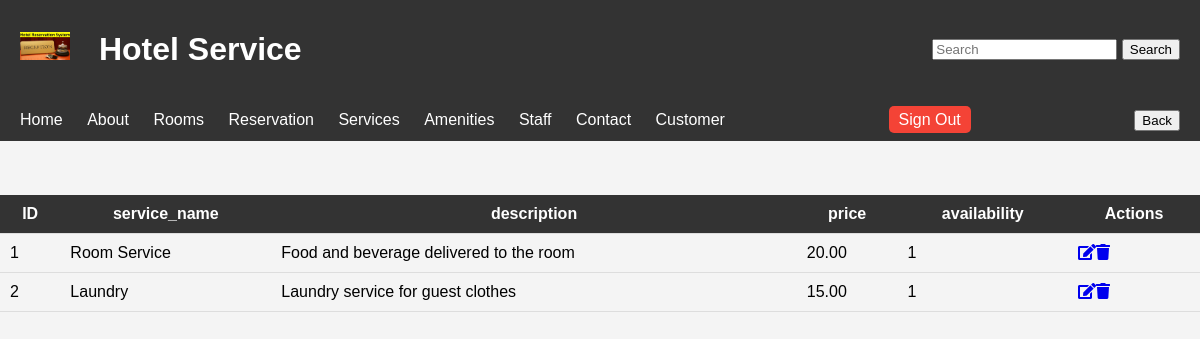
The app's page /landingservice.php with its own data.
### tables this page shows
CREATE TABLE `services` (
  `service_id` int(11) NOT NULL,
  `service_name` varchar(100) NOT NULL,
  `description` text DEFAULT NULL,
  `price` decimal(10,2) NOT NULL,
  `availability` tinyint(1) NOT NULL
);

### landingservice.php (the view, shortened to what this page needs)
<!DOCTYPE html>
<html lang="en">
<head>
    <link rel="stylesheet" href="https://cdnjs.cloudflare.com/ajax/libs/font-awesome/5.15.4/css/all.min.css">
     <link rel="stylesheet" href="css/style5.css">
</head>
<body>    <header>
        <h1><img src="image/icon.jpg" alt="icon"> Hotel Service</h1>
                        <div class="col-3 offset">
    <form class="d-flex" action="searchservice.php" method="GET">
        <input class="form-control me-2" type="search" placeholder="Search" aria-label="Search" name="query">
        <button class="btn btn-outline-success" type="submit">Search</button>
    </form>
</header>
<header>
      <nav>
        <ul>
            <li><a href="home.html">Home</a></li>
            <li><a href="about.html">About</a></li>
            <li><a href="room.html">Rooms</a></li>
            <li><a href="reservation.html">Reservation</a></li>
            <li><a href="services.html">Services</a></li>
            <li><a href="amenities.html">Amenities</a></li>
            <li><a href="staff.html">Staff</a></li>
            <li><a href="contact.html">Contact</a></li>
            <li><a href="customer.html">Customer</a></li>
        </ul>
    </nav>
<div class="signout">
        <a href="loginout.php">Sign Out</a>
    </div>
    <div>
            <button type="button" onclick="window.location.href='service.html'">Back</button>
    </div>
</header>
<?php
require_once "dbconnect.php";
?>
<!DOCTYPE html>
<html lang="en">
<head>
</head>
<body>
    <br><br><br>
    <table id="dataTable" class="table table-hover text-center">
        <tr>
            <th>ID</th>
            <th>service_name</th>
            <th>description</th>
            <th>price</th>
            <th>availability</th>
            <th>Actions</th>
        </tr>
        <?php
        $sql = "SELECT * FROM services";
        $result = $conn->query($sql);
        if ($result->num_rows > 0) {
            while ($row = $result->fetch_assoc()) {
                echo "<tr>";
                echo "<td>" . $row["service_id"] . "</td>";
                echo "<td>" . $row["service_name"] . "</td>";
                echo "<td>" . $row["description"] . "</td>";
                echo "<td>" . $row["price"] . "</td>";
                echo "<td>" . $row["availability"] . "</td>";
                echo "<td>";
                echo "<a href='updateservice.html?id=" . $row["service_id"] . "'><i class='fas fa-edit'></i></a>";
                echo "<a href='deleteservice.html?id=" . $row["service_id"] . "'><i class='fas fa-trash'></i></a>";
                echo "</td>";
                echo "</tr>";
            }
        } else {
            echo "<tr><td colspan='6'>No data found</td></tr>";
        }
        ?>
    </table>
</body>
</html>

### css/style5.css (style rules this page uses)
body { font-family: Arial, sans-serif; margin: 0; padding: 0; background-color: #f4f4f4; }
header { background-color: #333; color: #fff; padding: 10px 20px; display: flex; justify-content: space-between; align-items: center; }
header img { width: 50px; margin-right: 20px; }
nav ul { list-style-type: none; padding: 0; margin: 0; }
nav ul li { display: inline; margin-right: 20px; position: relative; }
nav ul li a { color: #fff; text-decoration: none; }
.signout { margin-right: 20px; }
.signout a { color: #fff; text-decoration: none; padding: 5px 10px; background-color: #f44336; border: none; cursor: pointer; border-radius: 5px; }
table { width: 100%; border-collapse: collapse; }
th, td { padding: 10px; border-bottom: 1px solid #ddd; }
th { background-color: #333; color: white; }

### records on screen
services: service_id "1", service_name "Room Service", description "Food and beverage delivered to the room", price "20.00", availability "1"
services: service_id "2", service_name "Laundry", description "Laundry service for guest clothes", price "15.00", availability "1"
